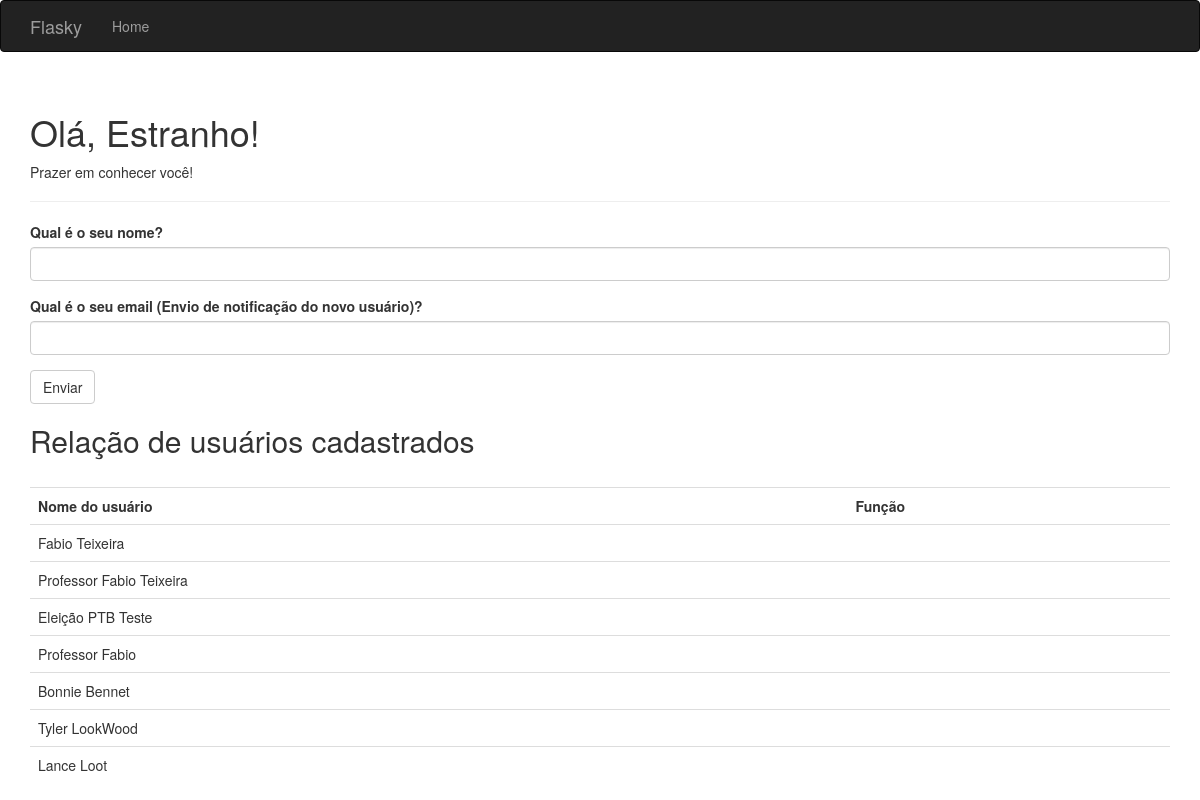
Before: / with the older database file.
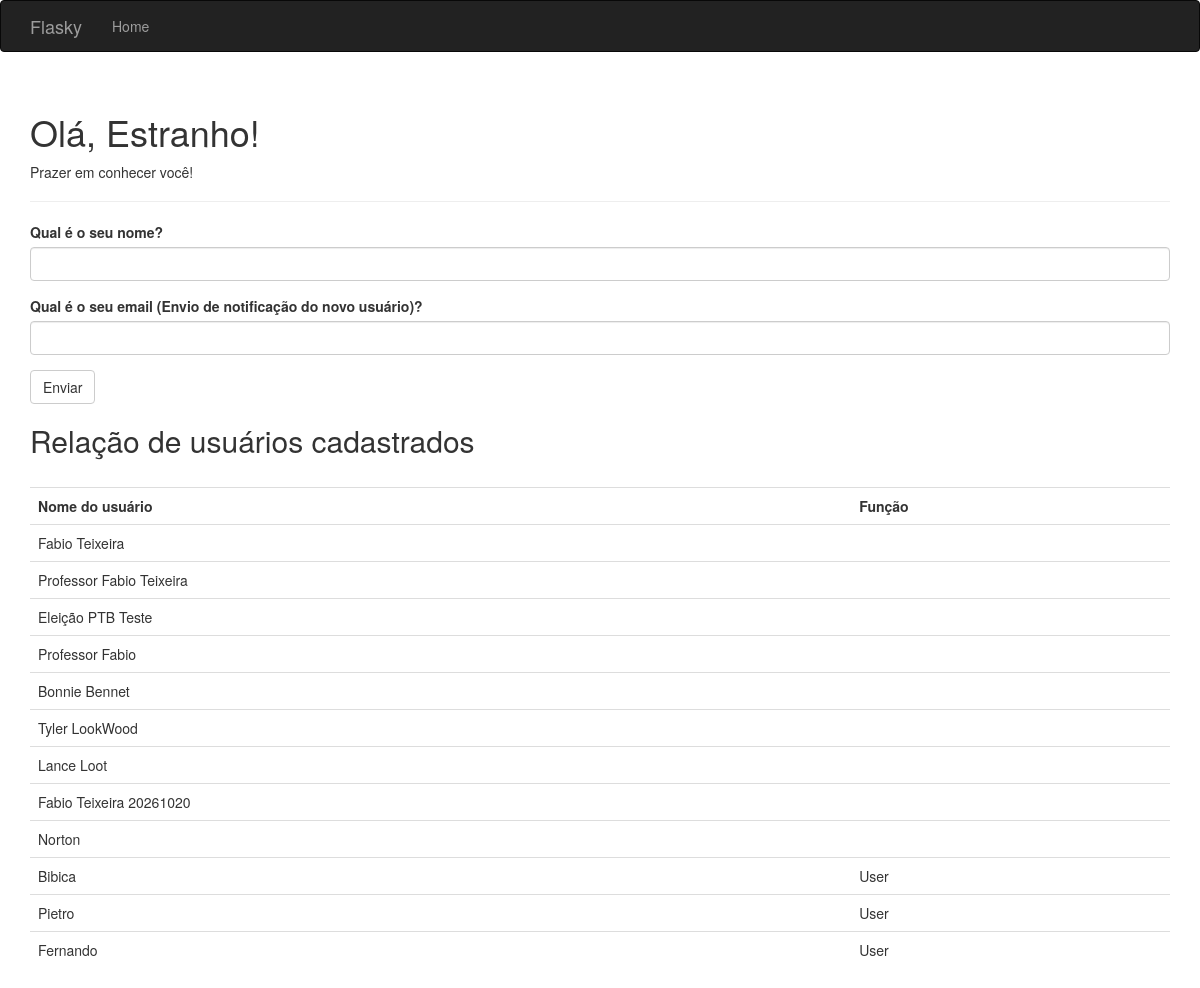
After: the same page with the newer database file.
### app/models.py (models this page shows, shortened)
class User(db.Model):
    __tablename__ = 'users'
    id = db.Column(db.Integer, primary_key=True)
    username = db.Column(db.String(64), unique=True, index=True)
    role_id = db.Column(db.Integer, db.ForeignKey('roles.id'))

class Role(db.Model):
    __tablename__ = 'roles'
    id = db.Column(db.Integer, primary_key=True)
    name = db.Column(db.String(64), unique=True)
    users = db.relationship('User', backref='role', lazy='dynamic')

### app/main/views.py (the view, shortened to what this page needs)
@main.route('/', methods=['GET', 'POST'])
def index():
    form = NameForm()
    pessoas = User.query.all()
    return render_template('index.html',
                           form=form, name=session.get('name'), pessoas=pessoas,
                           known=session.get('known', False))

### app/main/forms.py
class NameForm(FlaskForm):
    name = StringField('Qual é o seu nome?', validators=[DataRequired()])
    email = StringField("Qual é o seu email (Envio de notificação do novo usuário)?", validators=[DataRequired(), Email()])
    submit = SubmitField('Enviar')

### app/templates/index.html (shortened to what this page needs)
{% extends "base.html" %}
{% import "bootstrap/wtf.html" as wtf %}
{% block page_content %}
<div class="page-header">
    <h1>Olá, {% if name %}{{ name }}{% else %}Estranho{% endif %}!</h1>
    {% if not known %}
    <p>Prazer em conhecer você!</p>
    {% else %}
    <p>Feliz em ver você novamente!</p>
    {% endif %}
</div>
{{ wtf.quick_form(form) }}
<h2>Relação de usuários cadastrados</h2>
<table class="table">
    <tr>
        <th>Nome do usuário</th>
        <th>Função</th>
    </tr>
    {% for pessoa in pessoas %}
    <tr>
        <td>{{ pessoa.username }}</td>
        <td>{{ pessoa.role.name }}</td>
    </tr>
    {% endfor %}
</table>
{% endblock %}

### app/templates/base.html (shortened to what this page needs)
{% extends "bootstrap/base.html" %}
{% block head %}
{{ super() }}
{% endblock %}
{% block navbar %}
<div class="navbar navbar-inverse" role="navigation">
    <div class="container">
        <div class="navbar-header">
            <a class="navbar-brand" href="{{ url_for('main.index') }}">Flasky</a>
        </div>
        <div class="navbar-collapse collapse">
            <ul class="nav navbar-nav">
                <li><a href="{{ url_for('main.index') }}">Home</a></li>
            </ul>
        </div>
    </div>
</div>
{% endblock %}
{% block content %}
<div class="container">
    {% block page_content %}{% endblock %}
</div>
{% endblock %}

Changed rows visible on the page:
added User: username "Fabio Teixeira 20261020"
added User: username "Norton"
added User: username "Bibica", role.name "User"
added User: username "Pietro", role.name "User"
added User: username "Fernando", role.name "User"
